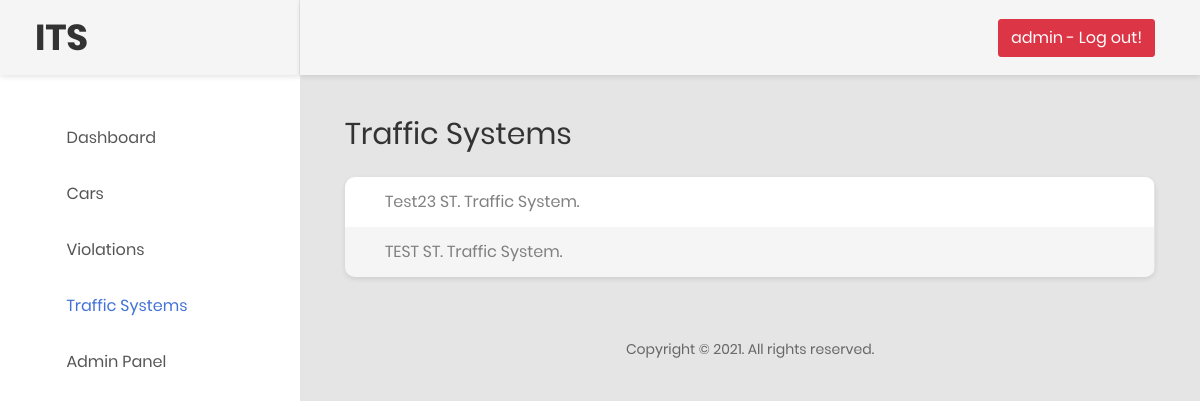
Screenshot of /traffics/ (signed in) with the database file from the repository.
### main/models.py (models this page shows)
class Traffic(models.Model):
    class Meta:
        verbose_name = "Traffic System"
        verbose_name_plural = "Traffic Systems"
    street = models.CharField(max_length=1000)
    additional = models.TextField(max_length=500, null=True, blank=True)
    def __str__(self) -> str:
        return self.street + ' ST. Traffic System.'

### main/views.py (the view)
# urls.py: path('traffics/', views.traffics, name='traffics'),
@login_required(login_url='/auth/login')
def traffics(request):
    traffics = Traffic.objects.all()
    context = {
        'traffics': traffics,
        }
    return render(
        request=request,
        template_name='traffics/traffics.html',
        context=context
        )

### templates/traffics/traffics.html (shortened to what this page needs)
{% extends 'base.html' %}
{% block div %}
<div class="row">
    <div class="col-lg">
        <h2 class="title-1 m-b-25">Traffic Systems</h2>
        <div class="table-responsive table--no-card m-b-40">
            <table class="table table-borderless table-striped table-earning">
                <tbody>
                    {% for traffic in traffics %}
                        <tr>
                            <td>{{traffic}}</td>
                        </tr>
                    {% endfor %}
                </tbody>
            </table>
        </div>
    </div>
</div>
{% endblock div %}

### templates/base.html (shortened to what this page needs)
<!DOCTYPE html>
<html lang="en">
{% load static %}
<head>
    <link href="{% static 'css/font-face.css' %}" rel="stylesheet" media="all">
    <link href="{% static 'vendor/font-awesome-4.7/css/font-awesome.min.css' %}" rel="stylesheet" media="all">
    <link href="{% static 'vendor/font-awesome-5/css/fontawesome-all.min.css' %}" rel="stylesheet" media="all">
    <link href="{% static 'vendor/mdi-font/css/material-design-iconic-font.min.css' %}" rel="stylesheet" media="all">
    <link href="{% static 'vendor/bootstrap-4.1/bootstrap.min.css' %}" rel="stylesheet" media="all">
    <link href="{% static 'vendor/animsition/animsition.min.css' %}" rel="stylesheet" media="all">
    <link href="{% static 'vendor/bootstrap-progressbar/bootstrap-progressbar-3.3.4.min.css' %}" rel="stylesheet" media="all">
    <link href="{% static 'vendor/wow/animate.css' %}" rel="stylesheet" media="all">
    <link href="{% static 'vendor/css-hamburgers/hamburgers.min.css' %}" rel="stylesheet" media="all">
    <link href="{% static 'vendor/slick/slick.css' %}" rel="stylesheet" media="all">
    <link href="{% static 'vendor/select2/select2.min.css' %}" rel="stylesheet" media="all">
    <link href="{% static 'vendor/perfect-scrollbar/perfect-scrollbar.css' %}" rel="stylesheet" media="all">
    <link href="{% static 'css/theme.css' %}" rel="stylesheet" media="all">
</head>
<body class="animsition">
    <div class="page-wrapper">
        <aside class="menu-sidebar d-none d-lg-block">
            <div class="logo">
                <a href="{% url 'index' %}">
                    <h1>ITS</h1>
                </a>
            </div>
            <div class="menu-sidebar__content js-scrollbar1">
                <nav class="navbar-sidebar">
                    <ul class="list-unstyled navbar__list">
                        <li class="" id="dash">
                            <a class="js-arrow" href="{% url 'index' %}">
                                <i class="fas fa-tachometer-alt"></i>Dashboard
                            </a>
                        </li>
                        <li class="" id="cars">
                            <a class="js-arrow" href="{% url 'cars' %}">
                                <i class="zmdi zmdi-car"></i>Cars
                            </a>
                        </li>
                        <li class="" id="viols">
                            <a class="js-arrow" href="{% url 'violations' %}">
                                <i class="zmdi zmdi-block"></i>Violations
                            </a>
                        </li>
                        <li class="" id="traffics">
                            <a class="js-arrow" href="{% url 'traffics' %}">
                                <i class="zmdi zmdi-traffic"></i>Traffic Systems
                            </a>
                        </li>
                        <li class="">
                            <a class="js-arrow" href="{% url 'admin:index' %}">
                                <i class="zmdi zmdi-settings"></i>Admin Panel
                            </a>
                        </li>
                    </ul>
                </nav>
            </div>
        </aside>
        <div class="page-container">
            <header class="header-desktop">
                <div class="section__content section__content--p30">
                    <div class="container-fluid">
                        <div class="header-wrap" style="float: right;">
                            <div class="header-button">
                                <div class="account-wrap">
                                    <form action="{% url 'logout' %}" method="post">
                                        <button type="submit" class="btn btn-danger">{{user.username}} - Log out!</button>
                                    </form>
                                </div>
                            </div>
                        </div>
                    </div>
                </div>
            </header>
            <div class="main-content">
                <div class="section__content section__content--p30">
                    <div class="container-fluid">
                        {% block div %}
                        {% endblock div %}
                        <div class="row">
                            <div class="col-md-12">
                                <div class="copyright">
                                    <p>Copyright &copy; <script>document.write(new Date().getFullYear());</script>. All rights reserved.</p>
                                </div>
                            </div>
                        </div>
                    </div>
                </div>
            </div>
        </div>
    </div>
</body>
</html>

### rows the page displays
Traffic: street "Test23 ST. Traffic System."
Traffic: street "TEST ST. Traffic System."

### other values shown
{{ user.username }} "admin"
